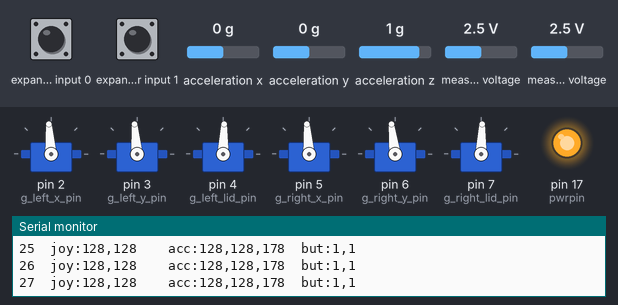
Recording of a sketch running on a simulated Arduino Uno, built with avr-gcc and run on an emulated ATmega328P. Shown: 6 × servo, output pins drawn as LEDs (lit = HIGH), the last lines printed to the serial monitor. Wiring (inferred from the names in the program): Wii Nunchuk at I2C address 0x52. The test bench sets the inputs (shaded band); at power-on: measured voltage 2.5 V, expander input 0 HIGH, expander input 1 HIGH, acceleration x 0 g, acceleration y 0 g, acceleration z 1 g.

Above: at 1.3 s.
1.4 s: measured voltage (sensor 200) set to 0.1 V
At 1.9 s:
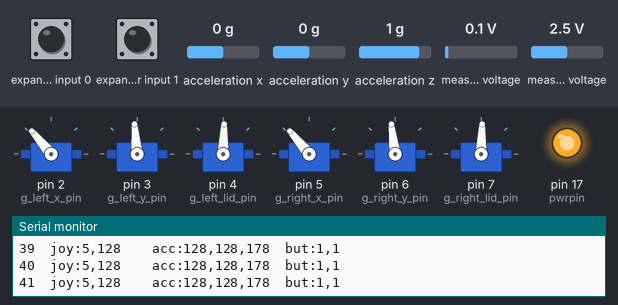
2.9 s: measured voltage (sensor 201) set to 2.1 V
At 4.1 s:
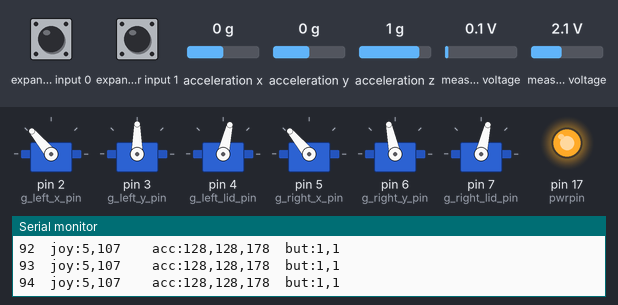
4.4 s: measured voltage (sensor 201) set to 1.8 V
At 5.6 s:
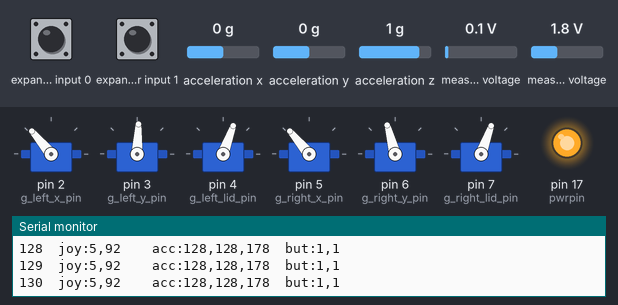
7.4 s: measured voltage (sensor 200) set to 1.2 V
At 8.6 s:
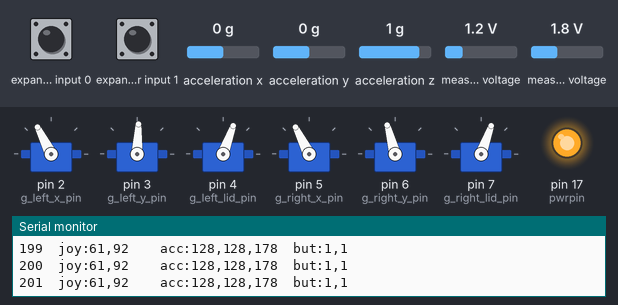
8.9 s: measured voltage (sensor 200) set to 2.5 V
At 9.5 s:
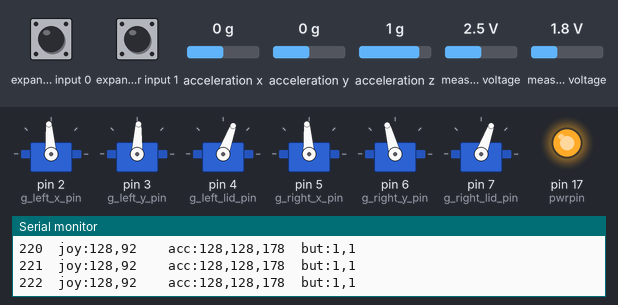
10.4 s: measured voltage (sensor 201) set to 0.1 V
At 11.3 s:
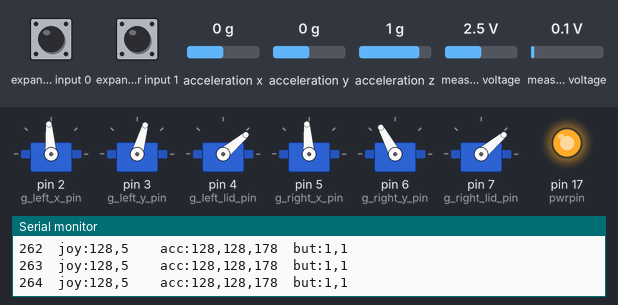
Timing chart, 0 to 12.9 s (numbered marks = the images above; inputs shaded):
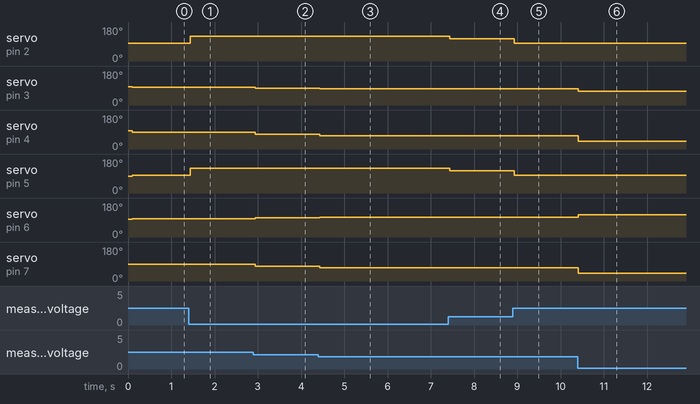

The sketch:

eyeball_jack-o-lantern.ino
```cpp
/*************************************************************************************************
 * NunchuckPrint
 *
 * 2007 Tod E. Kurt, http://todbot.com/blog/
 *
 * Change log:
 *
 *      Mark Tashiro -  Changed Wire.read to Wire.write
 *                      Changed Wire.receive to Wire.read
 *                      Added code for servos
 *                      https://www.hackster.io/mtashiro/control-servos-using-wii-nunchuk-9136bd
 *
 *      Sam Pearce -    added more servos for second eyeball and eyelids
 *
 *
 **************************************************************************************************/

#include <Wire.h>
#include <Servo.h>
#include <Bounce2.h>

//create servos
Servo g_servo_left_x;
Servo g_servo_left_y;
Servo g_servo_left_lid;
Servo g_servo_right_x;
Servo g_servo_right_y;
Servo g_servo_right_lid;

//set servo pins
const int g_left_x_pin = 2;
const int g_left_y_pin = 3;
const int g_left_lid_pin = 4;
const int g_right_x_pin = 5;
const int g_right_y_pin = 6;
const int g_right_lid_pin = 7;

//set servo min and max movement
const int g_servo_left_x_min = 130;
const int g_servo_left_x_max = 60;
const int g_servo_left_y_min = 74;
const int g_servo_left_y_max = 118;
const int g_servo_left_lid_min = 40;
const int g_servo_left_lid_max = 140;
const int g_servo_right_x_min = 130;
const int g_servo_right_x_max = 60;
const int g_servo_right_y_min = 118;
const int g_servo_right_y_max = 74;
const int g_servo_right_lid_min = 40;
const int g_servo_right_lid_max = 140;

const int g_joy_min_x = 23;
const int g_joy_max_x = 222;
const int g_joy_min_y = 32;
const int g_joy_max_y = 231;

static uint8_t nunchuck_buf[6];   // array to store nunchuck data,

const int g_calibration_button = 9;
const int g_calibration_pot = A0;

void setup()
{
    Serial.begin(9600);

    //move servos to center position befor attaching
    g_servo_left_x.write((g_servo_left_x_min + g_servo_left_x_max) / 2);
    g_servo_left_y.write((g_servo_left_y_min + g_servo_left_y_max) / 2);
    g_servo_right_x.write((g_servo_left_lid_min + g_servo_left_lid_max) / 2);
    g_servo_right_y.write((g_servo_right_x_min + g_servo_right_x_max) / 2);
    g_servo_left_lid.write((g_servo_right_y_min + g_servo_right_y_max) / 2);
    g_servo_right_lid.write((g_servo_right_lid_min + g_servo_right_lid_max) / 2);

    //attach all servos
    g_servo_left_x.attach(g_left_x_pin);
    g_servo_left_y.attach(g_left_y_pin);
    g_servo_left_lid.attach(g_left_lid_pin);
    g_servo_right_x.attach(g_right_x_pin);
    g_servo_right_y.attach(g_right_y_pin);
    g_servo_right_lid.attach(g_right_lid_pin);

    nunchuck_setpowerpins(); // use analog pins 2&3 as fake gnd & pwr
    nunchuck_init(); // send the initilization handshake

    Serial.print ("Finished setup\n");

    pinMode(g_calibration_button, INPUT_PULLUP);
   // if (digitalRead(g_calibration_button) == 0)
    //while(1==1){
      //  calibrationReadings();
   // }

}

void loop()
{
    nunchuck_get_data();

    //constrain readings
    int x_constrained = constrain(nunchuck_buf[0], g_joy_min_x, g_joy_max_x);
    int y_constrained = constrain(nunchuck_buf[1], g_joy_min_y, g_joy_max_y);

    // map nunchuk data to a servo data point
    //int x_axis = map(x_constrained, g_joy_min_x, g_joy_max_x, 0, 180);
    //int y_axis = map(y_constrained, g_joy_min_y, g_joy_max_y, 0, 180);

    //move eyeballs & lids to desired position based on Wii nunchuk reading
    g_servo_left_x.write(map(x_constrained, g_joy_min_x, g_joy_max_x, g_servo_left_x_min, g_servo_left_x_max));
    g_servo_left_y.write(map(y_constrained, g_joy_min_y, g_joy_max_y, g_servo_left_y_min, g_servo_left_y_max));
    g_servo_left_lid.write(map(y_constrained, g_joy_min_y, g_joy_max_y, g_servo_left_lid_min, g_servo_left_lid_max));
    g_servo_right_x.write(map(x_constrained, g_joy_min_x, g_joy_max_x, g_servo_right_x_min, g_servo_right_x_max));
    g_servo_right_y.write(map(y_constrained, g_joy_min_y, g_joy_max_y, g_servo_right_y_min, g_servo_right_y_max));
    g_servo_right_lid.write(map(y_constrained, g_joy_min_y, g_joy_max_y, g_servo_right_lid_min, g_servo_right_lid_max));

    // un-comment next line to print data to serial monitor
    nunchuck_print_data();

}


//
// Nunchuck functions
//

// Uses port C (analog in) pins as power & ground for Nunchuck
static void nunchuck_setpowerpins()
{
#define pwrpin PORTC3
#define gndpin PORTC2
    DDRC |= _BV(pwrpin) | _BV(gndpin);
    PORTC &=~ _BV(gndpin);
    PORTC |=  _BV(pwrpin);
    delay(100);  // wait for things to stabilize
}

// initialize the I2C system, join the I2C bus,
// and tell the nunchuck we're talking to it
void nunchuck_init()
{
    Wire.begin();                      // join i2c bus as master
    Wire.beginTransmission(0x52);     // transmit to device 0x52
    Wire.write(0x40);            // sends memory address
    Wire.write(0x00);            // sends sent a zero.
    Wire.endTransmission();     // stop transmitting
}

// Send a request for data to the nunchuck
// was "send_zero()"
void nunchuck_send_request()
{
    Wire.beginTransmission(0x52);     // transmit to device 0x52
    Wire.write(0x00);            // sends one byte
    Wire.endTransmission();     // stop transmitting
}

// Receive data back from the nunchuck,
int nunchuck_get_data()
{
    int cnt=0;
    Wire.requestFrom (0x52, 6);     // request data from nunchuck
    while (Wire.available ())
    {
        // receive byte as an integer
        nunchuck_buf[cnt] = nunchuk_decode_byte(Wire.read());
        cnt++;
    }
    nunchuck_send_request();  // send request for next data payload
    // If we recieved the 6 bytes, then go print them
    if (cnt >= 5)
    {
        return 1;   // success
    }
    return 0; //failure
}

// Print the input data we have recieved
// accel data is 10 bits long
// so we read 8 bits, then we have to add
// on the last 2 bits.  That is why I
// multiply them by 2 * 2
void nunchuck_print_data()
{
    static int i=0;
    int joy_x_axis = nunchuck_buf[0];
    int joy_y_axis = nunchuck_buf[1];

    int accel_x_axis = nunchuck_buf[2]; // * 2 * 2;
    int accel_y_axis = nunchuck_buf[3]; // * 2 * 2;
    int accel_z_axis = nunchuck_buf[4]; // * 2 * 2;


    int z_button = 0;
    int c_button = 0;

    // byte nunchuck_buf[5] contains bits for z and c buttons
    // it also contains the least significant bits for the accelerometer data
    // so we have to check each bit of byte outbuf[5]
    if ((nunchuck_buf[5] >> 0) & 1)
        z_button = 1;
    if ((nunchuck_buf[5] >> 1) & 1)
        c_button = 1;

    if ((nunchuck_buf[5] >> 2) & 1)
        accel_x_axis += 2;
    if ((nunchuck_buf[5] >> 3) & 1)
        accel_x_axis += 1;

    if ((nunchuck_buf[5] >> 4) & 1)
        accel_y_axis += 2;
    if ((nunchuck_buf[5] >> 5) & 1)
        accel_y_axis += 1;

    if ((nunchuck_buf[5] >> 6) & 1)
        accel_z_axis += 2;
    if ((nunchuck_buf[5] >> 7) & 1)
        accel_z_axis += 1;

    Serial.print(i,DEC);
    Serial.print("\t");

    Serial.print("joy:");
    Serial.print(joy_x_axis,DEC);
    Serial.print(",");
    Serial.print(joy_y_axis, DEC);
    Serial.print("  \t");

    Serial.print("acc:");
    Serial.print(accel_x_axis, DEC);
    Serial.print(",");
    Serial.print(accel_y_axis, DEC);
    Serial.print(",");
    Serial.print(accel_z_axis, DEC);
    Serial.print("\t");

    Serial.print("but:");
    Serial.print(z_button, DEC);
    Serial.print(",");
    Serial.print(c_button, DEC);

    Serial.print("\r\n");  // newline
    i++;
}

// Encode data to format that most wiimote drivers except
// only needed if you use one of the regular wiimote drivers
char nunchuk_decode_byte (char x)
{
    x = (x ^ 0x17) + 0x17;
    return x;
}

void calibrationReadings()
{

    nunchuck_get_data();
    static int pot_position = -1;
    static int current_servo = 0;
    static int servo[6];

    //hold any operation unill button is released
    while((g_calibration_button == 0) && (pot_position == -1))
    {
    }

    //print nunchuck readings
    nunchuck_print_data();

    current_servo = (current_servo + was_button_pushed(g_calibration_button)) % 6;

    pot_position = analogRead(g_calibration_pot);

    // map the hypothetical pot positions to hypothetical servo positions
    int servo_position = map(pot_position, 0, 1023, 0, 180);


    switch( current_servo )
    {
        case 0:
            g_servo_left_x.write( servo[0] = servo_position );
            break;
        case 1:
            g_servo_left_y.write( servo[1] = servo_position );
            break;
        case 2:
            g_servo_left_lid.write( servo[2] = servo_position );
            break;
        case 3:
            g_servo_right_y.write( servo[3] = servo_position );
            break;
        case 4:
            g_servo_right_x.write( servo[4] = servo_position );
            break;
        case 5:
            g_servo_right_lid.write( servo[5] = servo_position );
            break;
    }

    Serial.print( "Selected: " );
    Serial.print( current_servo++ );
    Serial.print( " 1: ");
    Serial.print( servo[0]++ );
    Serial.print( " 2: " );
    Serial.print( servo[1]++ );
    Serial.print( " 3: " );
    Serial.print( servo[2]++ );
    Serial.print( " 4: " );
    Serial.print( servo[3]++ );
    Serial.print( " 5: " );
    Serial.print( servo[4]++ );
    Serial.print( " 6: " );
    Serial.print( servo[5]++ );
}

bool was_button_pushed(int buttonPin)
{
    static int buttonState[20];
    static int lastButtonState[20];
    static unsigned long lastDebounceTime[20];
    static unsigned long debounceDelay = 50;
    // read the state of the switch into a local variable:
    int reading = digitalRead( buttonPin );
    bool was_button_pushed = false;
    // check to see if you just pressed the button
    // (i.e. the input went from LOW to HIGH), and you've waited long enough
    // since the last press to ignore any noise:

    // If the switch changed, due to noise or pressing:
    if (reading != lastButtonState[buttonPin])
    {
        // reset the debouncing timer
        lastDebounceTime[buttonPin] = millis();
    }

    if ((millis() - lastDebounceTime[buttonPin]) > debounceDelay)
    {
        // whatever the reading is at, it's been there for longer than the debounce
        // delay, so take it as the actual current state:

        // if the button state has changed:
        if (reading != buttonState[buttonPin])
        {
            buttonState[buttonPin] = reading;

            // only toggle the change if the new button state is HIGH
            if (buttonState[buttonPin] == HIGH)
            {
                was_button_pushed = true;
            }
        }
    }
    // save the reading. Next time through the loop, it'll be the lastButtonState:
    lastButtonState[buttonPin] = reading;
    return was_button_pushed;
}
```

Measured:
- after the input at 1.4 s, servo on pin 2 (g_left_x_pin), servo on pin 5 (g_right_x_pin): 94° → 130° at once
- after the input at 2.9 s, servo on pin 3 (g_left_y_pin): 95° → 90° at once; servo on pin 4 (g_left_lid_pin), servo on pin 7 (g_right_lid_pin): 88° → 77° at once; servo on pin 6 (g_right_y_pin): 97° → 102° at once
- after the input at 4.4 s, servo on pin 3 (g_left_y_pin): 90° → 87° at once; servo on pin 4 (g_left_lid_pin), servo on pin 7 (g_right_lid_pin): 77° → 70° at once; servo on pin 6 (g_right_y_pin): 102° → 105° at once
- after the input at 7.4 s, servo on pin 2 (g_left_x_pin), servo on pin 5 (g_right_x_pin): 130° → 117° at once
- after the input at 8.9 s, servo on pin 2 (g_left_x_pin), servo on pin 5 (g_right_x_pin): 117° → 94° at once
- after the input at 10.4 s, servo on pin 3 (g_left_y_pin): 87° → 74° at once; servo on pin 4 (g_left_lid_pin), servo on pin 7 (g_right_lid_pin): 70° → 40° at once; servo on pin 6 (g_right_y_pin): 105° → 118° at once
